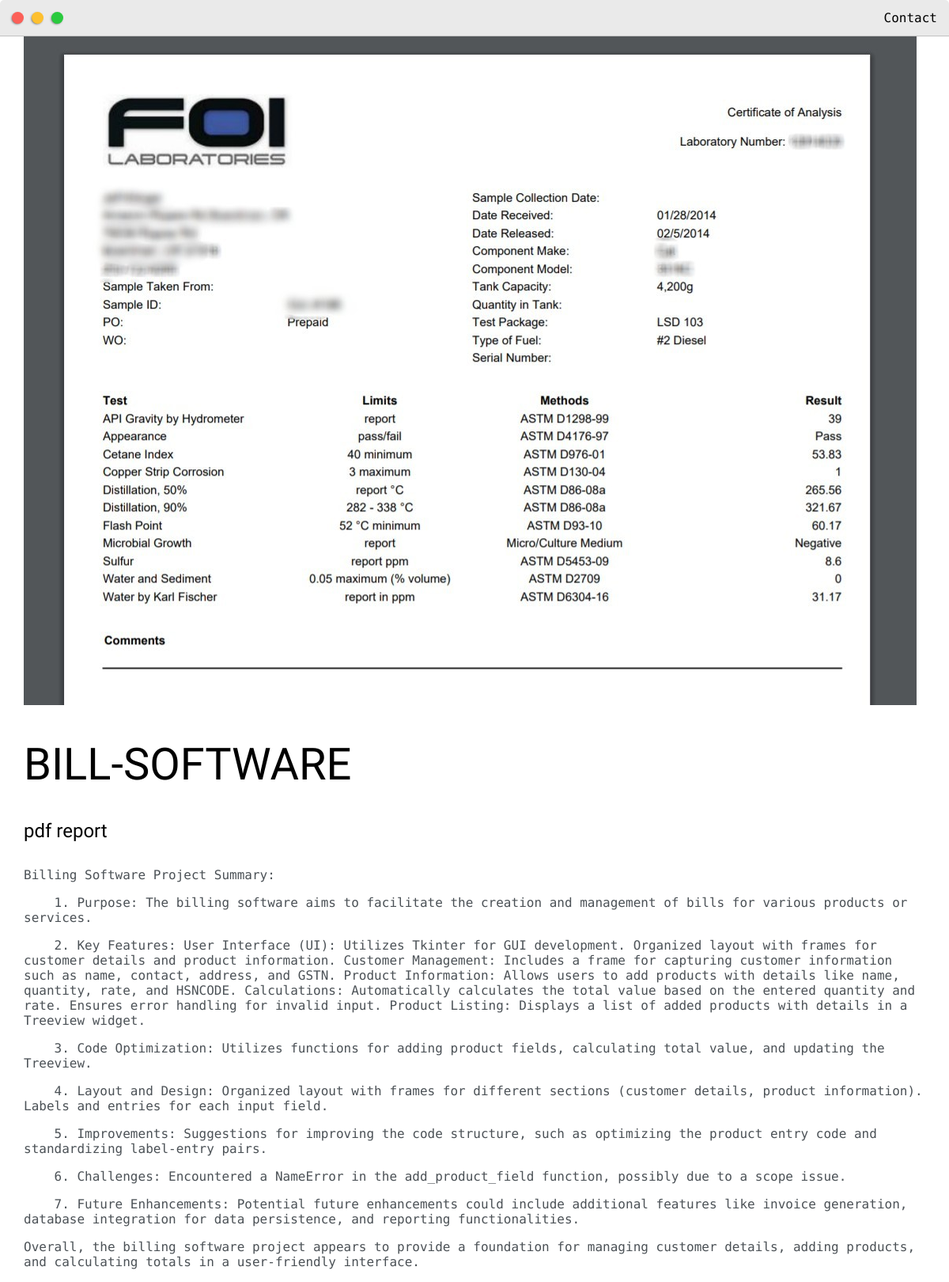
Page /post/bill-software/ on the earlier database version.
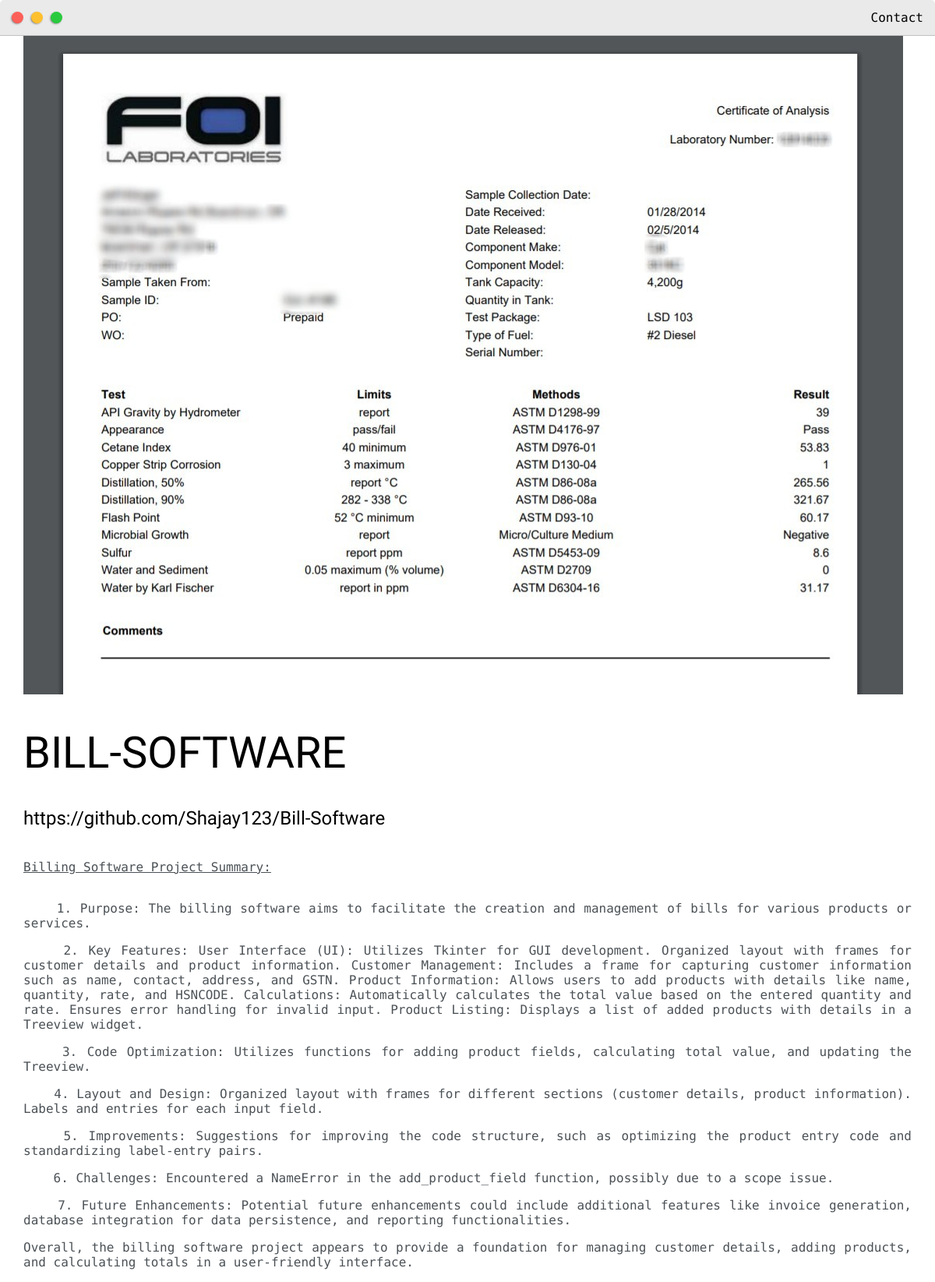
Same page on the later database version.
### app/models.py (models this page shows, shortened)
class Post(models.Model):
    headline = models.CharField(max_length=200)
    sub_headline = models.CharField(max_length=200, blank=True)
    thumbnail = models.ImageField(null = True,blank = True,upload_to ="images", default = "placeholder.png")
    body = RichTextUploadingField(blank=True)
    created = models.DateTimeField(auto_now_add=True)
    active = models.BooleanField(default=False)
    featured = models.BooleanField(default=False)
    tags = models.ManyToManyField(Tag, null=True)
    slug = models.SlugField(null = True , blank = True)

### app/views.py (the view)
# urls.py: path('post/<slug:slug>/', views.post, name="post"),
def post(request, slug):
    post = get_object_or_404(Post, slug=slug)
    context = {'post': post}
    return render(request, 'base/post.html', context)

### app/templates/base/post.html (shortened to what this page needs)
{% extends 'base/main.html' %}
{% load static %}
{% block content %}
<div class="main-container">
    <link rel="stylesheet" type="text/css" href="{% static 'css/default.css' %}">
    <img src="{{ post.thumbnail.url }}">
    <h1>{{ post.headline }}</h1>
    <h4>{{ post.sub_headline }}</h4>
    <p>{{ post.body|safe }}</p>
</div>
{% endblock content %}

Differences in the rows shown:
changed Post "BILL-SOFTWARE": sub_headline "pdf report" → "https://github.com/Shajay123/Bill-Software"
